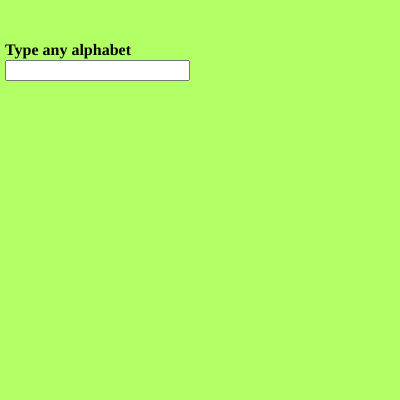
Frame 1 (no input)
Frame 60 (no input): identical to frame 1, image omitted
Frame 120 (the mouse pressed at the canvas centre since frame 60): identical to frame 1, image omitted

The p5.js sketch that drew this single still picture (run headless with seeded random() and noise() and a simulated clock; from frame 60 on, the mouse is pressed at the canvas centre):

// p5.js sketch
// ── sketch.js
var input,heading;


function setup() 
{
  createCanvas(400, 400);
  background(178,255,102);

  input=createInput();
  input.position(5,60)

  heading=createElement('h4','Type any alphabet');
  heading.position(5,20)


 
}

function draw() {
const value = input.value();
switch(value){
  case 'a': console.log("vowel");break;
  case 'e': console.log("vowel");break;
  case 'i': console.log("vowel");break;
  case 'o': console.log("vowel");break;
  case 'u': console.log("vowel");break;

  default: console.log("not a vowel")
}
  
}
